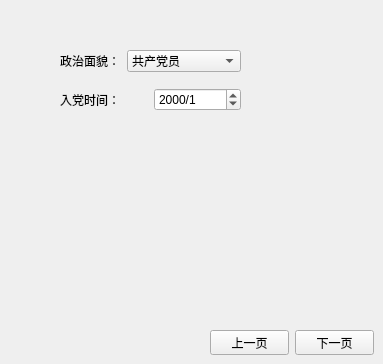
     <widget class="QWidget" name="tab_2">
      <attribute name="title">
       <string>政治面貌</string>
      </attribute>
      <widget class="QWidget" name="layoutWidget_2">
       <property name="geometry">
        <rect>
         <x>60</x>
         <y>40</y>
         <width>181</width>
         <height>81</height>
        </rect>
       </property>
       <layout class="QVBoxLayout" name="verticalLayout_3">
        <item>
         <layout class="QHBoxLayout" name="horizontalLayout_13">
          <item>
           <widget class="QLabel" name="label_8">
            <property name="text">
             <string>政治面貌：</string>
            </property>
           </widget>
          </item>
          <item>
           <widget class="QComboBox" name="m_PoliticsStatus">
            <property name="maxVisibleItems">
             <number>20</number>
            </property>
            <property name="sizeAdjustPolicy">
             <enum>QComboBox::AdjustToContents</enum>
            </property>
            <property name="frame">
             <bool>true</bool>
            </property>
            <item>
             <property name="text">
              <string>共产党员</string>
             </property>
            </item>
            <item>
             <property name="text">
              <string>民革成员</string>
             </property>
            </item>
            <item>
             <property name="text">
              <string>民盟盟员</string>
             </property>
            </item>
            <item>
             <property name="text">
              <string>民建会员</string>
             </property>
            </item>
            <item>
             <property name="text">
              <string>民进会员</string>
             </property>
            </item>
            <item>
             <property name="text">
              <string>农工党党员</string>
             </property>
            </item>
            <item>
             <property name="text">
              <string>致公党党员</string>
             </property>
            </item>
            <item>
             <property name="text">
              <string>九三学社社员</string>
             </property>
            </item>
            <item>
             <property name="text">
              <string>台盟盟员</string>
             </property>
            </item>
            <item>
             <property name="text">
              <string>无党派民主人士</string>
             </property>
            </item>
           </widget>
          </item>
         </layout>
        </item>
        <item>
         <layout class="QHBoxLayout" name="horizontalLayout_14">
          <item>
           <widget class="QLabel" name="label_9">
            <property name="text">
             <string>入党时间：</string>
            </property>
           </widget>
          </item>
          <item>
           <widget class="QDateEdit" name="m_PartyTime">
            <property name="displayFormat">
             <string>yyyy/M</string>
            </property>
           </widget>
          </item>
         </layout>
        </item>
       </layout>
      </widget>
      <widget class="QWidget" name="layoutWidget_3">
       <property name="geometry">
        <rect>
         <x>210</x>
         <y>330</y>
         <width>164</width>
         <height>25</height>
        </rect>
       </property>
       <layout class="QHBoxLayout" name="horizontalLayout_15">
        <item>
         <widget class="QPushButton" name="m_Page2Pre">
          <property name="text">
           <string>上一页</string>
          </property>
         </widget>
        </item>
        <item>
         <spacer name="horizontalSpacer_16">
          <property name="orientation">
           <enum>Qt::Horizontal</enum>
          </property>
          <property name="sizeHint" stdset="0">
           <size>
            <width>40</width>
            <height>20</height>
           </size>
          </property>
         </spacer>
        </item>
        <item>
         <widget class="QPushButton" name="m_Page2Next">
          <property name="text">
           <string>下一页</string>
          </property>
         </widget>
        </item>
       </layout>
      </widget>
     </widget>
